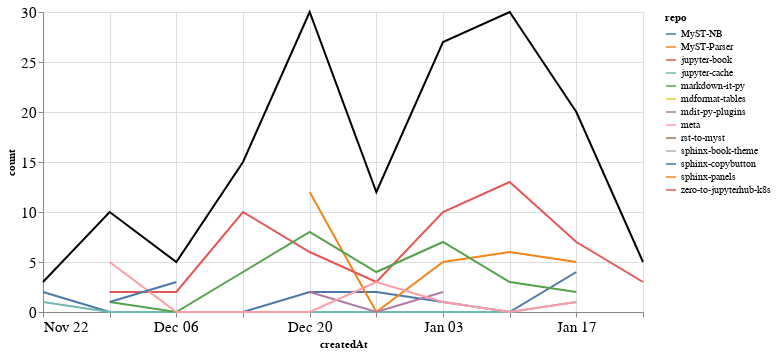

Notebook code for this chart:
### Markdown cell above
### Comments

### Code cell
comments_time = comments.groupby('repo').resample('W', on='createdAt').count()['author'].reset_index()
comments_time = comments_time.rename(columns={'author': 'count'})
comments_time_total = comments_time.groupby('createdAt').agg({"count": "sum"}).reset_index()
ch1 = alt.Chart(comments_time, width=600).mark_line().encode(
    x='createdAt',
    y='count',
    color='repo',
    tooltip="repo"
)

ch2 = alt.Chart(comments_time_total, width=600).mark_line(color="black").encode(
    x='createdAt',
    y='count',
)

ch1 + ch2

### Figure 1 — Vega-Lite specification as saved in the notebook (floating-point values rounded to 4 significant figures)
{"config": {"axisLeft": {"labelFontSize": 15}, "axisBottom": {"labelFontSize": 15}}, "layer": [{"data": {"name": "data-2b0010a90c348ac0344009be91f40b13"}, "mark": "line", "encoding": {"color": {"type": "nominal", "field": "repo"}, "tooltip": {"type": "nominal", "field": "repo"}, "x": {"type": "temporal", "field": "createdAt"}, "y": {"type": "quantitative", "field": "count"}}, "width": 600}, {"data": {"name": "data-4809e89cee91c505138941d157fd3c68"}, "mark": {"type": "line", "color": "black"}, "encoding": {"x": {"type": "temporal", "field": "createdAt"}, "y": {"type": "quantitative", "field": "count"}}, "width": 600}], "$schema": "https://vega.github.io/schema/vega-lite/v4.8.1.json", "datasets": {"data-2b0010a90c348ac0344009be91f40b13": [{"repo": "MyST-NB", "createdAt": "2020-11-22T00:00:00", "count": 2}, {"repo": "MyST-NB", "createdAt": "2020-11-29T00:00:00", "count": 0}, {"repo": "MyST-NB", "createdAt": "2020-12-06T00:00:00", "count": 0}, {"repo": "MyST-NB", "createdAt": "2020-12-13T00:00:00", "count": 0}, {"repo": "MyST-NB", "createdAt": "2020-12-20T00:00:00", "count": 2}, {"repo": "MyST-NB", "createdAt": "2020-12-27T00:00:00", "count": 2}, {"repo": "MyST-NB", "createdAt": "2021-01-03T00:00:00", "count": 1}, {"repo": "MyST-NB", "createdAt": "2021-01-10T00:00:00", "count": 0}, {"repo": "MyST-NB", "createdAt": "2021-01-17T00:00:00", "count": 4}, {"repo": "MyST-Parser", "createdAt": "2020-12-20T00:00:00", "count": 12}, {"repo": "MyST-Parser", "createdAt": "2020-12-27T00:00:00", "count": 0}, {"repo": "MyST-Parser", "createdAt": "2021-01-03T00:00:00", "count": 5}, {"repo": "MyST-Parser", "createdAt": "2021-01-10T00:00:00", "count": 6}, {"repo": "MyST-Parser", "createdAt": "2021-01-17T00:00:00", "count": 5}, {"repo": "jupyter-book", "createdAt": "2020-11-29T00:00:00", "count": 2}, {"repo": "jupyter-book", "createdAt": "2020-12-06T00:00:00", "count": 2}, {"repo": "jupyter-book", "createdAt": "2020-12-13T00:00:00", "count": 10}, {"repo": "jupyter-book", "createdAt": "2020-12-20T00:00:00", "count": 6}, {"repo": "jupyter-book", "createdAt": "2020-12-27T00:00:00", "count": 3}, {"repo": "jupyter-book", "createdAt": "2021-01-03T00:00:00", "count": 10}, {"repo": "jupyter-book", "createdAt": "2021-01-10T00:00:00", "count": 13}, {"repo": "jupyter-book", "createdAt": "2021-01-17T00:00:00", "count": 7}, {"repo": "jupyter-book", "createdAt": "2021-01-24T00:00:00", "count": 3}, {"repo": "jupyter-cache", "createdAt": "2020-11-22T00:00:00", "count": 1}, {"repo": "jupyter-cache", "createdAt": "2020-11-29T00:00:00", "count": 0}, {"repo": "jupyter-cache", "createdAt": "2020-12-06T00:00:00", "count": 0}, {"repo": "jupyter-cache", "createdAt": "2020-12-13T00:00:00", "count": 0}, {"repo": "jupyter-cache", "createdAt": "2020-12-20T00:00:00", "count": 0}, {"repo": "jupyter-cache", "createdAt": "2020-12-27T00:00:00", "count": 0}, {"repo": "jupyter-cache", "createdAt": "2021-01-03T00:00:00", "count": 0}, {"repo": "jupyter-cache", "createdAt": "2021-01-10T00:00:00", "count": 0}, {"repo": "jupyter-cache", "createdAt": "2021-01-17T00:00:00", "count": 1}, {"repo": "markdown-it-py", "createdAt": "2020-11-29T00:00:00", "count": 1}, {"repo": "markdown-it-py", "createdAt": "2020-12-06T00:00:00", "count": 0}, {"repo": "markdown-it-py", "createdAt": "2020-12-13T00:00:00", "count": 4}, {"repo": "markdown-it-py", "createdAt": "2020-12-20T00:00:00", "count": 8}, {"repo": "markdown-it-py", "createdAt": "2020-12-27T00:00:00", "count": 4}, {"repo": "markdown-it-py", "createdAt": "2021-01-03T00:00:00", "count": 7}, {"repo": "markdown-it-py", "createdAt": "2021-01-10T00:00:00", "count": 3}, {"repo": "markdown-it-py", "createdAt": "2021-01-17T00:00:00", "count": 2}, {"repo": "mdformat-tables", "createdAt": "2020-12-13T00:00:00", "count": 1}, {"repo": "mdit-py-plugins", "createdAt": "2020-12-20T00:00:00", "count": 2}, {"repo": "mdit-py-plugins", "createdAt": "2020-12-27T00:00:00", "count": 0}, {"repo": "mdit-py-plugins", "createdAt": "2021-01-03T00:00:00", "count": 2}, {"repo": "meta", "createdAt": "2020-11-29T00:00:00", "count": 5}, {"repo": "meta", "createdAt": "2020-12-06T00:00:00", "count": 0}, {"repo": "meta", "createdAt": "2020-12-13T00:00:00", "count": 0}, {"repo": "meta", "createdAt": "2020-12-20T00:00:00", "count": 0}, {"repo": "meta", "createdAt": "2020-12-27T00:00:00", "count": 3}, {"repo": "meta", "createdAt": "2021-01-03T00:00:00", "count": 1}, {"repo": "meta", "createdAt": "2021-01-10T00:00:00", "count": 0}, {"repo": "meta", "createdAt": "2021-01-17T00:00:00", "count": 1}, {"repo": "rst-to-myst", "createdAt": "2021-01-10T00:00:00", "count": 8}, {"repo": "sphinx-book-theme", "createdAt": "2021-01-24T00:00:00", "count": 2}, {"repo": "sphinx-copybutton", "createdAt": "2020-11-29T00:00:00", "count": 1}, {"repo": "sphinx-copybutton", "createdAt": "2020-12-06T00:00:00", "count": 3}, {"repo": "sphinx-panels", "createdAt": "2020-11-29T00:00:00", "count": 1}, {"repo": "zero-to-jupyterhub-k8s", "createdAt": "2021-01-03T00:00:00", "count": 1}], "data-4809e89cee91c505138941d157fd3c68": [{"createdAt": "2020-11-22T00:00:00", "count": 3}, {"createdAt": "2020-11-29T00:00:00", "count": 10}, {"createdAt": "2020-12-06T00:00:00", "count": 5}, {"createdAt": "2020-12-13T00:00:00", "count": 15}, {"createdAt": "2020-12-20T00:00:00", "count": 30}, {"createdAt": "2020-12-27T00:00:00", "count": 12}, {"createdAt": "2021-01-03T00:00:00", "count": 27}, {"createdAt": "2021-01-10T00:00:00", "count": 30}, {"createdAt": "2021-01-17T00:00:00", "count": 20}, {"createdAt": "2021-01-24T00:00:00", "count": 5}]}}
